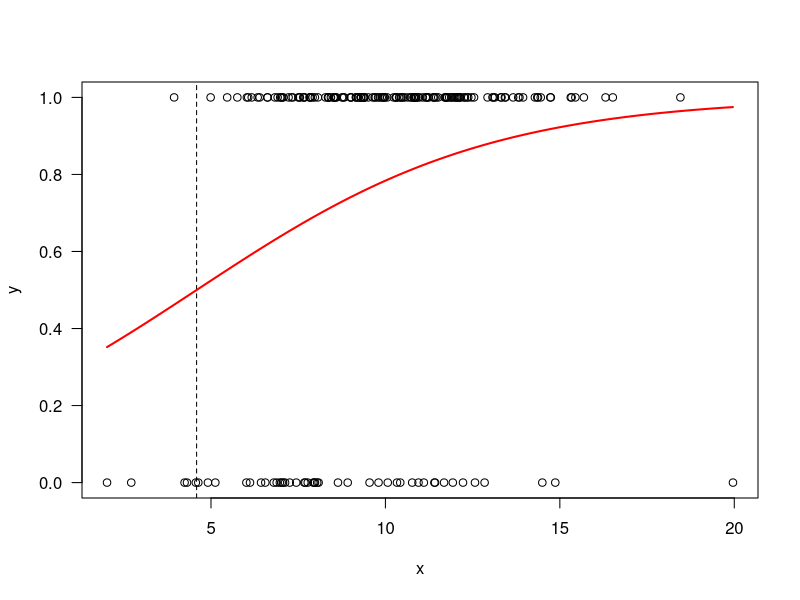

Source code (R):
invlogit = function(x) 1/(1+exp(-x))

x = rnorm(200, 10, 3)
eta = -2 + 0.4*x + rnorm(200, 0, 2)
p = invlogit(eta)
y = rbinom(200, 1, p)

m = glm(y ~ x, family = binomial)

coefs = summary(m)$coef
x_pred = seq(from=min(x), to=max(x), by=0.01)
y_hat = coefs[1,1] + coefs[2,1]*x_pred
p_hat = invlogit(y_hat)

plot(x, y, las=1)

#Compute the value of x corresponding to a probability of 0.5
#coefs[1,1] = intercept (B0); coefs[2,1] = slope (B1)
#eta = B0 + B1x
#p = 0,5 -> eta = 0
#0 = B0 + B1x
#x = -B0/B1
x_05 = -coefs[1,1]/coefs[2,1]

#Add lines to the plot to illustrate the results
#x = calculated value
abline(v=x_05, lty=2)

#predicted probabilities of y = 1 for each value of x.
#(how the probability of the event changes as the predictor variable x increases)
lines(x_pred, p_hat, col="red", lwd=2)
